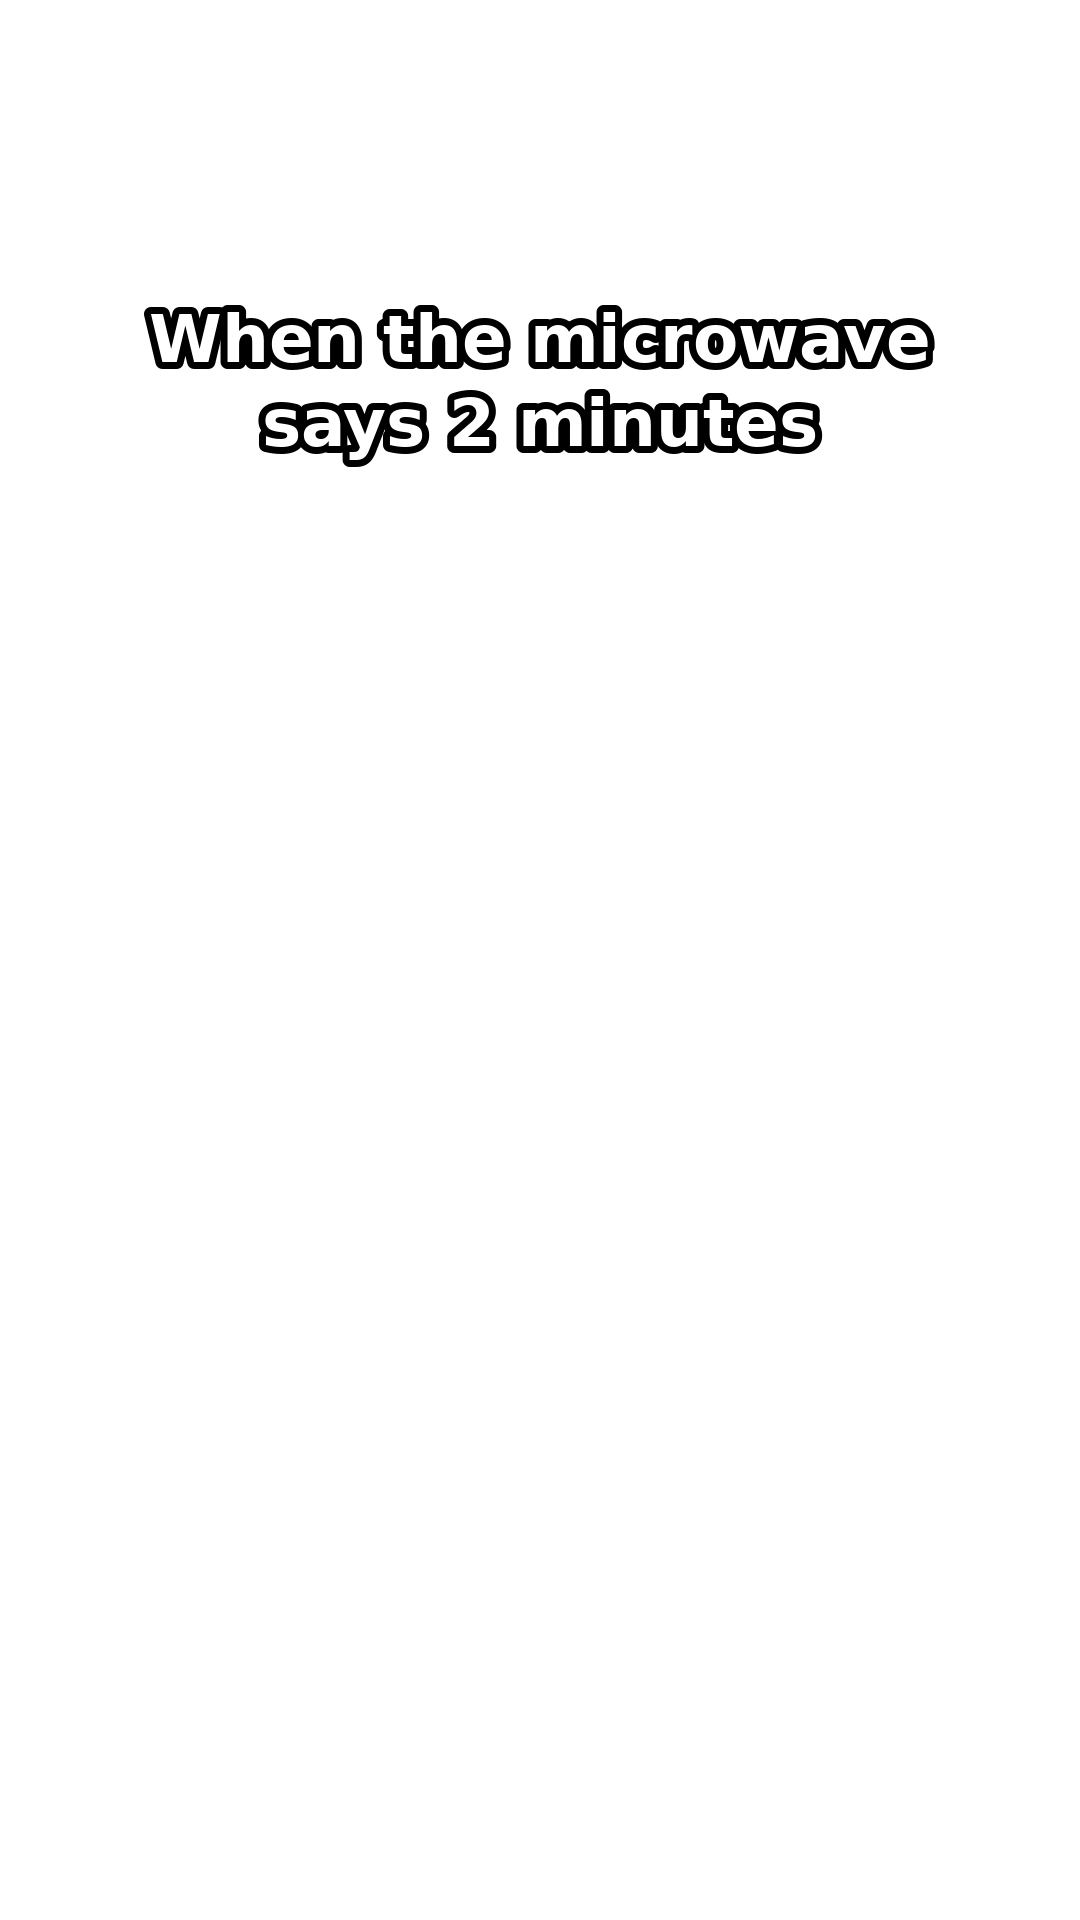

Python code for this plot:
from PIL import Image, ImageDraw, ImageFont
W, H = 1080, 1920
img = Image.new('RGBA', (W, H), (0, 0, 0, 0)); d = ImageDraw.Draw(img)
f = ImageFont.truetype('/usr/share/fonts/truetype/dejavu/DejaVuSans-Bold.ttf', 66)
lines = ['When the microwave', 'says 2 minutes']
y = 300
for ln in lines:
    w = d.textlength(ln, font=f)
    d.text(((W - w) / 2, y), ln, font=f, fill='white', stroke_width=7, stroke_fill='black')
    y += 84
img.save('caption.png'); print('caption ok')
